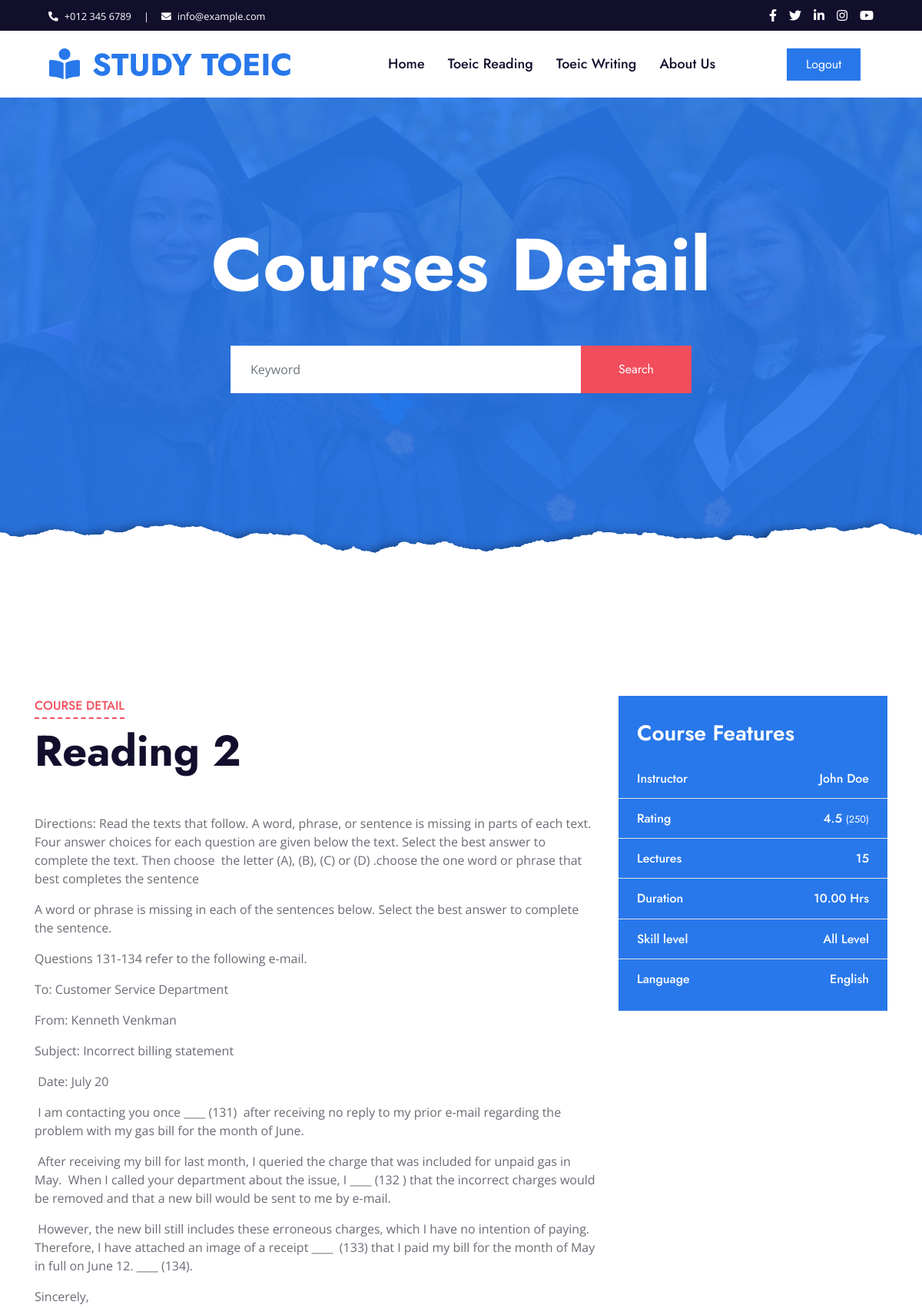
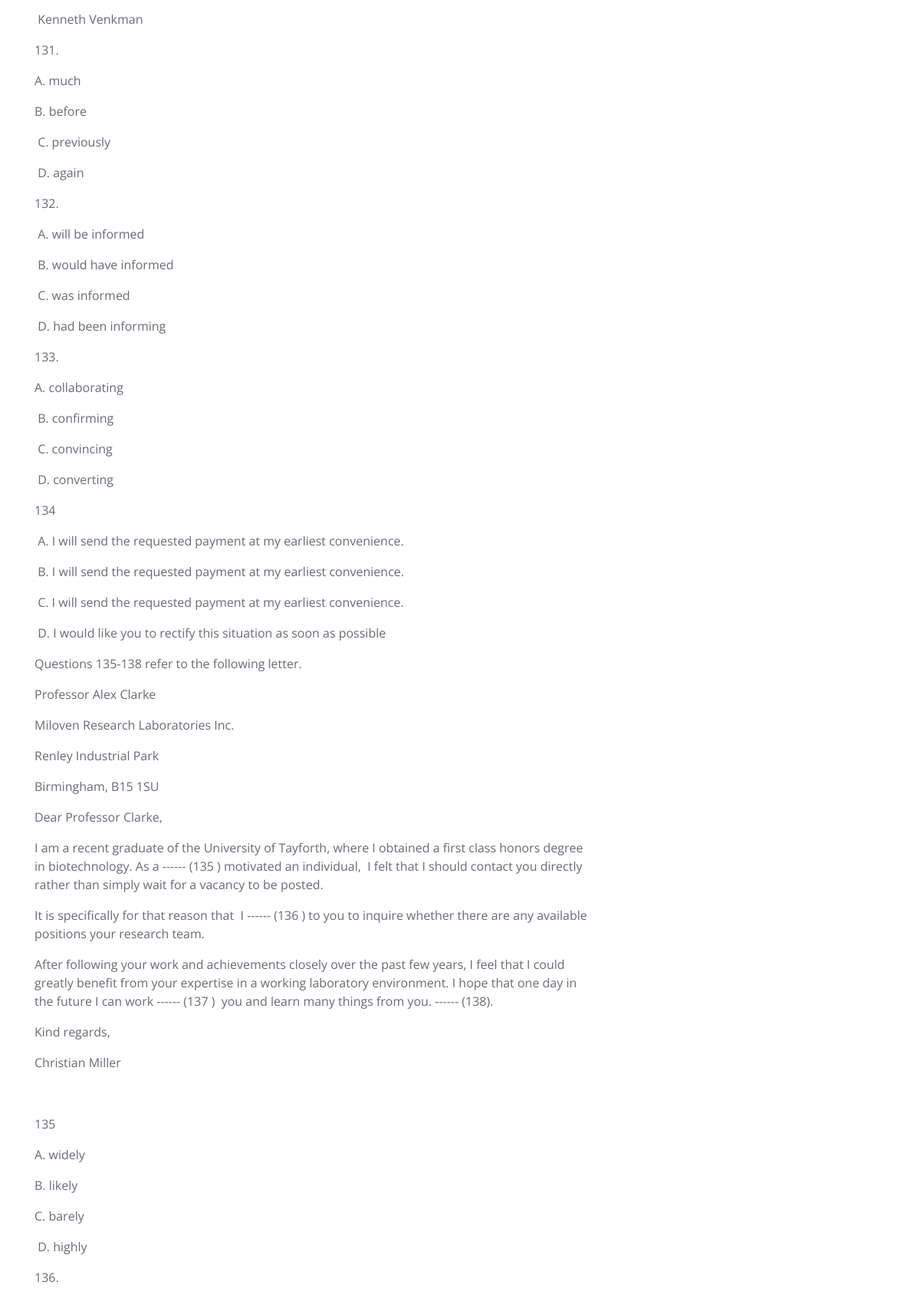
Page /post_details.php?id=3 (signed in, upper part) on the committed database (2 pictures, top to bottom).
### tables this page shows
CREATE TABLE `documents` (
  `id` int NOT NULL AUTO_INCREMENT,
  `category_id` int NOT NULL,
  `name` varchar(500) DEFAULT NULL,
  `content` longtext,
  `file_name` varchar(500) DEFAULT NULL,
  `thumbnail` varchar(500) DEFAULT NULL,
  `created_at` datetime DEFAULT CURRENT_TIMESTAMP,
  PRIMARY KEY (`id`)
);

### db/Database.php (called while the page is built, shortened)
<?php
class Database
{
    public $host = DB_HOST;
    public $user = DB_USER;
    public $pass = DB_PASSWORD;
    public $dbname = DB_NAME;
    public $link;
    private function connectDB(){
        $this->link = new mysqli($this->host, $this->user, $this->pass, $this->dbname);
    }
    public function select($query){
        $result = $this->link->query($query) or die($this->link->error.__LINE__);
        if ($result->num_rows > 0){
            return $result;
        } else{
            return false;
        }
    }
}

### post_details.php (the view, shortened to what this page needs)
<?php include "includes/header.php"?>
<?php
    if (!isset($_GET['id']) || $_GET['id'] == NULL){
        header("location:index.php");
    }else{
        $id = $_GET['id'];
        $query = "SELECT * FROM documents WHERE id = $id";
        $getpost = $db->select($query);
        $post = $getpost->fetch_assoc();
    }
?>
    <div class="container-fluid py-5">
        <div class="container py-5">
            <div class="row">
                <div class="col-lg-8">
                    <div class="mb-5">
                        <div class="section-title position-relative mb-5">
                            <h6 class="d-inline-block position-relative text-secondary text-uppercase pb-2">Course Detail</h6>
                            <h1 class="display-4"><?php echo $post['name'] ?></h1>
                        </div>
                        <?php echo $post['content'] ?>
                    </div>
               </div>
                <div class="col-lg-4 mt-5 mt-lg-0">
                    <div class="bg-primary mb-5 py-3">
                        <h3 class="text-white py-3 px-4 m-0">Course Features</h3>
                        <div class="d-flex justify-content-between border-bottom px-4">
                            <h6 class="text-white my-3">Instructor</h6>
                            <h6 class="text-white my-3">John Doe</h6>
                        </div>
                        <div class="d-flex justify-content-between border-bottom px-4">
                            <h6 class="text-white my-3">Rating</h6>
                            <h6 class="text-white my-3">4.5 <small>(250)</small></h6>
                        </div>
                        <div class="d-flex justify-content-between border-bottom px-4">
                            <h6 class="text-white my-3">Lectures</h6>
                            <h6 class="text-white my-3">15</h6>
                        </div>
                        <div class="d-flex justify-content-between border-bottom px-4">
                            <h6 class="text-white my-3">Duration</h6>
                            <h6 class="text-white my-3">10.00 Hrs</h6>
                        </div>
                        <div class="d-flex justify-content-between border-bottom px-4">
                            <h6 class="text-white my-3">Skill level</h6>
                            <h6 class="text-white my-3">All Level</h6>
                        </div>
                        <div class="d-flex justify-content-between px-4">
                            <h6 class="text-white my-3">Language</h6>
                            <h6 class="text-white my-3">English</h6>
                        </div>
                    </div>
                </div>
            </div>
        </div>
    </div>
<?php include "includes/footer.php"; ?>

### rows in the picture
documents: name "Reading 2", content "Directions: Read the texts that follow. A word, phrase, or sentence is missing in parts of each text. Four answer choices for each question are given below the text. Select the best answer to complete the text. Then choose the letter (A), (B), (C) or (D) .choose the one word or phrase that best completes the sentence A word or phrase is missing in each of the sentences below. Select the best answer to complete the sentence. Questions 131-134 refer to the following e-mail. To: Customer Service Department From: Kenneth Venkman Subject: Incorrect billing statement Date: July 20 I am contacting you once ____ (131) after receiving no reply to my prior e-mail regarding the problem with my gas…"

### other values in the picture
$pageTitle "Courses Detail"
